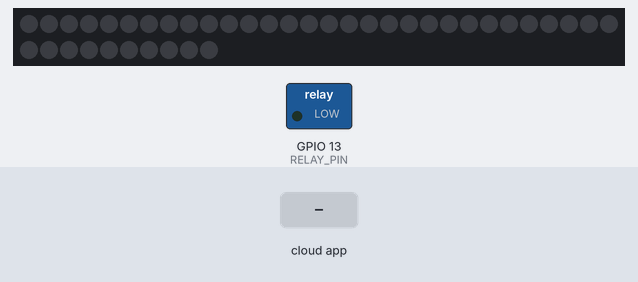
Simulated run of this sketch. Board: ESP8266 (NodeMCU). On the bench: 40 RGB LEDs in strip order, left to right, continuing on the next row, switched loads named in the sketch (green lamp = pin HIGH). The inputs (shaded band) are chosen by the test bench. Dim RGB values are drawn brighter than linear; WiFi joins after 1.5 s; servers stay silent unless stated; what the sketch prints to the serial monitor is not drawn.

Above: at 2.7 s.
2.8 s: the phone or cloud app sets pixels to 1
At 2.95 s:
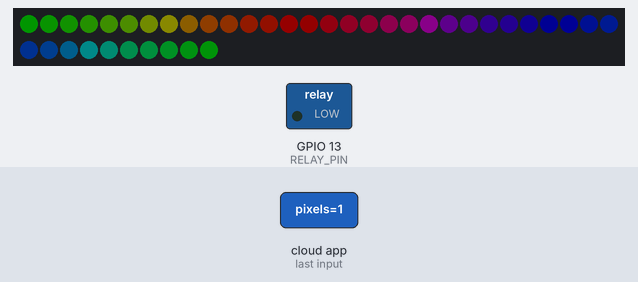
5.2 s: the phone or cloud app sets relay to 1
At 5.38 s:
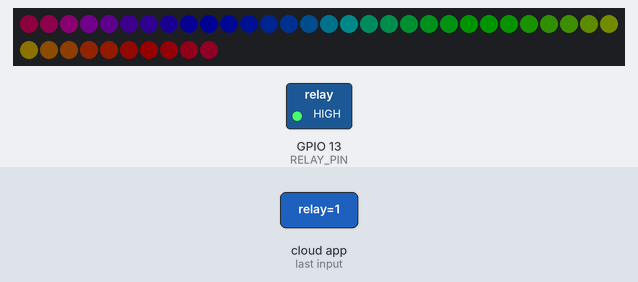
7.6 s: the phone or cloud app sets pixels to 0
At 8.2 s:
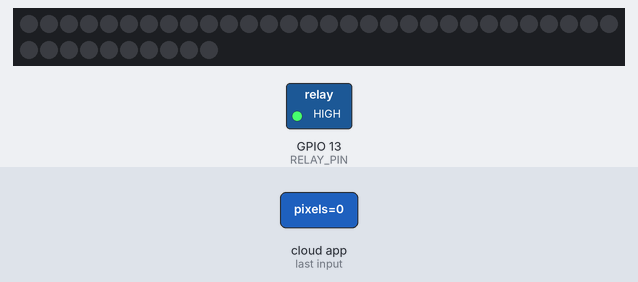
9.1 s: the phone or cloud app sets relay to 0
At 10.4 s:
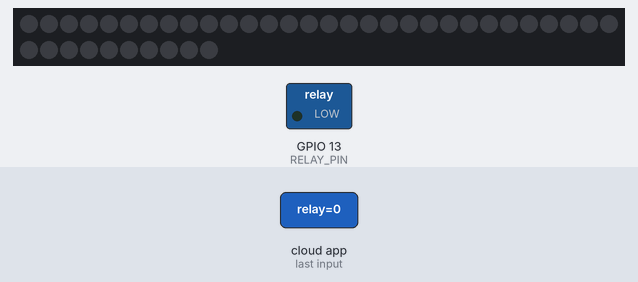
Timing chart, 0 to 11.6 s (numbered marks = the images above; inputs shaded):
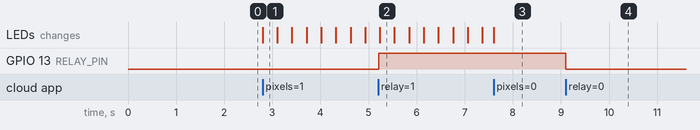

Measured:
- after the input at 2.8 s, the LEDs: change at once (image 1)
- after the input at 5.2 s, GPIO 13 (RELAY_PIN): LOW → HIGH at once
- after the input at 7.6 s, the LEDs: change at once (image 3)
- after the input at 9.1 s, GPIO 13 (RELAY_PIN): HIGH → LOW at once

The sketch:

FauxmoESP2Devices.ino
```cpp
#include <Arduino.h>
#include <Adafruit_NeoPixel.h>
#include <ESP8266WiFi.h>
#include "fauxmoESP.h"

#define WIFI_SSID "Redmi"
#define WIFI_PASS "jeevan123"

#define SERIAL_BAUDRATE                 115200

fauxmoESP fauxmo;

#define RELAY_PIN 13
#define NEOPIX_PIN 2
Adafruit_NeoPixel strip = Adafruit_NeoPixel(40, NEOPIX_PIN, NEO_GRB + NEO_KHZ800);
volatile boolean neopixel_state = false; // off by default!

uint32_t Wheel(byte WheelPos); // function prototype

// -----------------------------------------------------------------------------
// Wifi
// -----------------------------------------------------------------------------


void wifiSetup() {
  // Set WIFI module to STA mode
  WiFi.mode(WIFI_STA);

  // Connect
  Serial.printf("[WIFI] Connecting to %s ", WIFI_SSID);
  WiFi.begin(WIFI_SSID, WIFI_PASS);

  // Wait
  while (WiFi.status() != WL_CONNECTED) {
      Serial.print(".");
      delay(100);
  }
  Serial.println();

  // Connected!
  Serial.printf("[WIFI] STATION Mode, SSID: %s, IP address: %s\n", WiFi.SSID().c_str(), WiFi.localIP().toString().c_str());
}


void callback(uint8_t device_id, const char * device_name, bool state) {
  Serial.printf("[MAIN] %s state: %s\n", device_name, state ? "ON" : "OFF");

  if ( (strcmp(device_name, "pixels") == 0) ) {
    // this just sets a variable that the main loop() does something about
    if (state) {
      neopixel_state = true;
    } else {
      neopixel_state = false;
    }
  }

  if ( (strcmp(device_name, "relay") == 0) ) {
    // adjust the relay immediately!
    if (state) {
      digitalWrite(RELAY_PIN, HIGH);
    } else {
      digitalWrite(RELAY_PIN, LOW);
    }
  }
}

void setup() {
  strip.begin();
  strip.setBrightness(20);
  strip.show(); // Initialize all pixels to 'off'
  pinMode(RELAY_PIN, OUTPUT);
  digitalWrite(RELAY_PIN, LOW);

    // Init serial port and clean garbage
    Serial.begin(SERIAL_BAUDRATE);
    Serial.println();
    Serial.println();
    Serial.println("FauxMo demo sketch");
    Serial.println("After connection, ask Alexa/Echo to 'turn pixels on' or 'off' or 'turn relay on' or 'off'");

  // Wifi
  wifiSetup();

  // Fauxmo
  fauxmo.addDevice("relay");
  fauxmo.addDevice("pixels");
  fauxmo.onMessage(callback);
}

uint8_t j = 0; // color swirl incrementer
void loop() {
  fauxmo.handle();
  if (neopixel_state) {
    for(int16_t i=0; i< strip.numPixels(); i++) {
      strip.setPixelColor(i, Wheel(((i * 256 / strip.numPixels()) + j) & 255));
    }
    strip.show();
    j++;
    delay(20);
  } else {
    for(int16_t i=0; i< strip.numPixels(); i++) {
      strip.setPixelColor(i, 0);
    }
    strip.show();
  }
}

// Input a value 0 to 255 to get a color value.
// The colours are a transition r - g - b - back to r.
uint32_t Wheel(byte WheelPos) {
  if(WheelPos < 85) {
   return strip.Color(WheelPos * 3, 255 - WheelPos * 3, 0);
  } else if(WheelPos < 170) {
   WheelPos -= 85;
   return strip.Color(255 - WheelPos * 3, 0, WheelPos * 3);
  } else {
   WheelPos -= 170;
   return strip.Color(0, WheelPos * 3, 255 - WheelPos * 3);
  }
}
```
